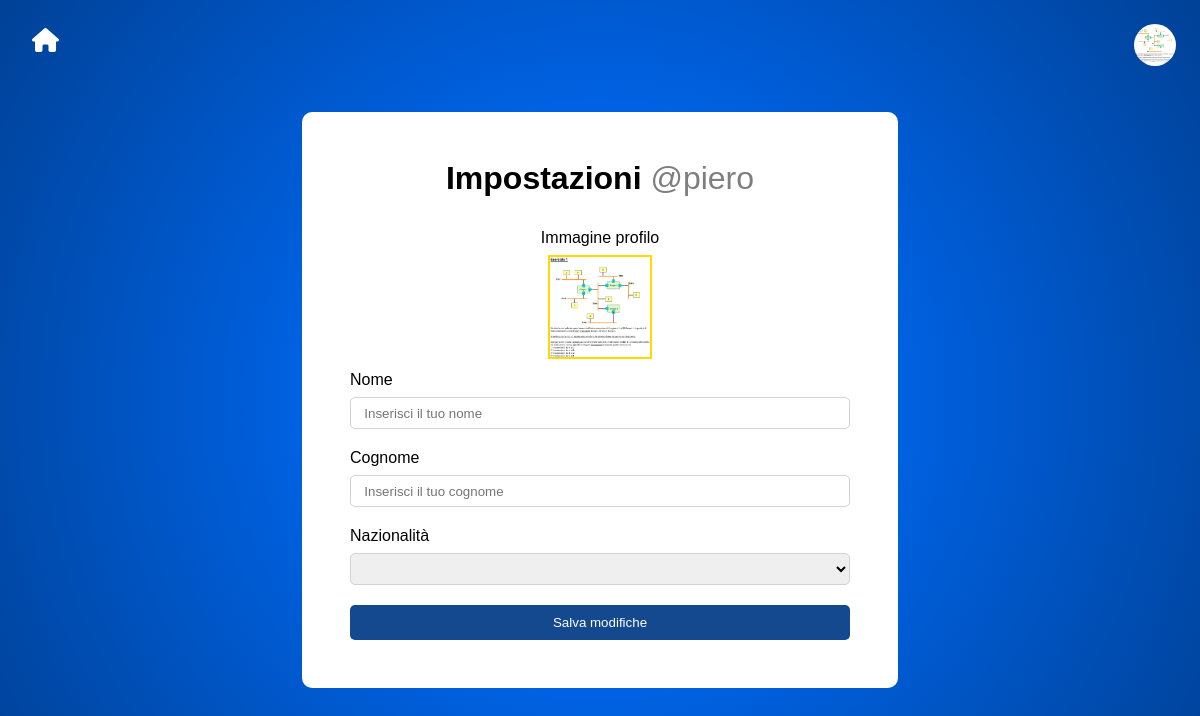
The app's page /impostazioni/ (signed in), older data.
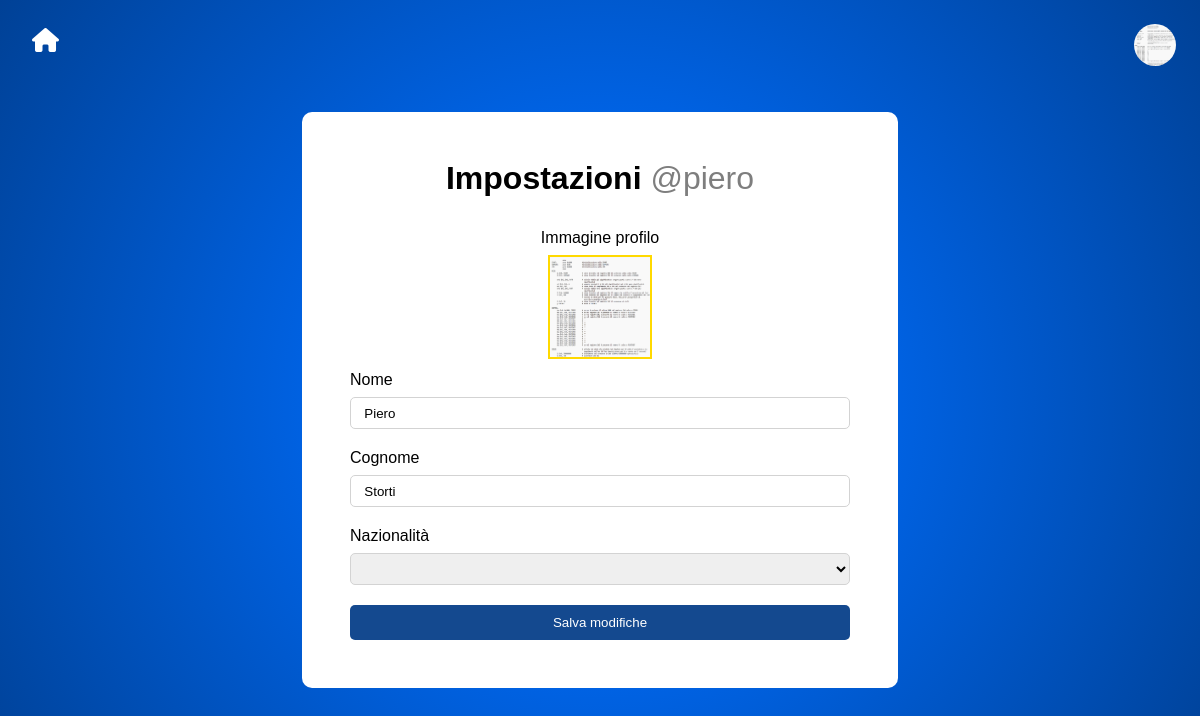
The same page, newer data.
### core/models.py (models this page shows, shortened)
class Profile(models.Model):
    user = models.ForeignKey(User, on_delete=models.CASCADE)
    id_user = models.PositiveIntegerField()
    name = models.CharField(max_length=30, blank=True)
    surname = models.CharField(max_length=30, blank=True)
    img_profilo = models.ImageField(upload_to = 'img_profilo', default = 'img_profilo_default.jpg')
    nationality = models.CharField(max_length=2, blank=True, help_text="Codice ISO della nazione (es. IT, US, FR)")

### core/views.py (the view, shortened to what this page needs)
# urls.py: path('impostazioni/', views.impostazioni, name='impostazioni')
@login_required(login_url='login')
def impostazioni(request):
    user_object = request.user
    user_profile = Profile.objects.get(user=user_object)
    return render(request, 'impostazioni.html', {
        'user_profile': user_profile,
        'countries': list(countries)
    })

### templates/impostazioni.html (shortened to what this page needs)
{% load static %}
<!DOCTYPE html>
<html lang="en">
<head>
    <link rel="stylesheet" href="{% static 'css/impostazioni.css' %}">
    <link rel="stylesheet" href="https://cdnjs.cloudflare.com/ajax/libs/font-awesome/6.7.2/css/all.min.css"
 />
</head>
<body>
    <a href="{% url 'index' %}" class="home-button"><i title="Esplora" class="fa-solid fa-house fa-xl"
            style="color: #ffffff;"></i></a>
    <a href="{% url 'user_profile' request.user.id %}" title="Profilo"><img src="{{user_profile.img_profilo.url}}" class="img-profile" alt="" id="img-profile"></a>
    <div class="container">
        <h1>Impostazioni <span class="username">@{{user.username}}</span></h1>
        <form action="{% url 'impostazioni' %}" method="POST" enctype="multipart/form-data">
            <label for="" class="label-img-profilo">Immagine profilo</label>
            <label for="img_profilo" class="image-upload">
                <img src="{{user_profile.img_profilo.url}}" class="img-profile-preview" alt="" id="img-profile-preview">
            </label>
            <label for="name">Nome</label>
            <input type="text" name="name" id="name" value="{{ user_profile.name }}" placeholder="Inserisci il tuo nome">
            <label for="surname">Cognome</label>
            <input type="text" name="surname" id="surname" value="{{ user_profile.surname }}" placeholder="Inserisci il tuo cognome">
            <label for="nationality">Nazionalità</label>
            <select name="nationality" id="nationality">
            </select>
            <button class="salva-button" type="submit">Salva modifiche</button>
        </form>
    </div>
</body>
</html>

### static/css/impostazioni.css (style rules this page uses)
body { margin: 0px; background: radial-gradient(circle, rgb(0, 110, 255) 18%, rgb(0, 65, 150)); display: flex; justify-content: center; align-items: center; height: 100vh; font-family: sans-serif; text-align: center; }
.home-button { position: absolute; top: 2em; left: 2em; }
.img-profile { height: 42px; width: 42px; border-radius: 50%; position: absolute; top: 1.5em; right: 1.5em; }
.container { height: auto; width: 500px; background-color: white; border-radius: 10px; padding: 3em; }
h1 { margin: 0px; margin-bottom: 1em; }
.username { opacity: 0.5; font-weight: normal; }
.image-upload { position: relative; display: inline-block; }
.img-profile-preview { width: 100px; height: 100px; border: 2px solid rgb(255, 217, 0); transition: 0.3s ease; }
form label { display: flex; margin-bottom: 0.5em; }
.label-img-profilo { display: block; }
form input, form select { display: flex; width: 100%; height: 32px; border: 1px solid lightgrey; margin-bottom: 20px; align-items: center; border-radius: 5px; padding: 0 1em; box-sizing: border-box; }
.salva-button { background-color: rgb(20, 73, 143); height: 35px; border-radius: 5px; border: none; color: white; width: 100%; }

Row changes from the older to the newer data that the page shows:
changed Profile: img_profilo: a different picture; name (not shown) → "Piero"; surname (not shown) → "Storti"
